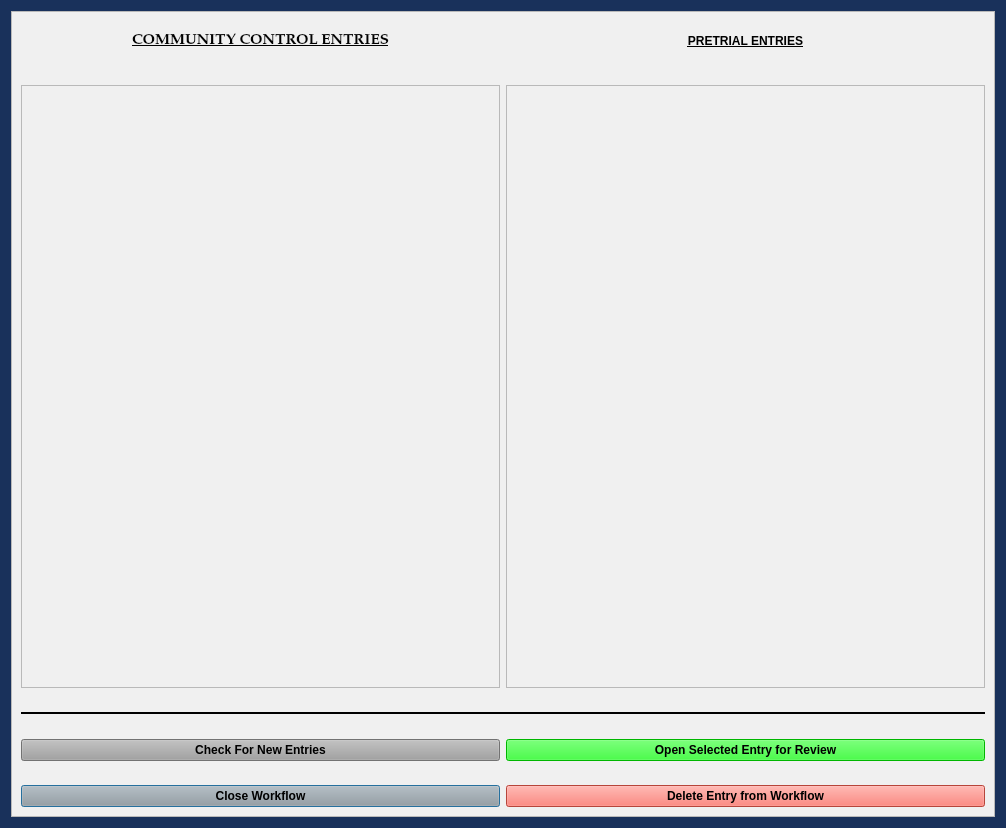
<?xml version="1.0" encoding="UTF-8"?>
<ui version="4.0">
 <class>MattoxWorkflowDialog</class>
 <widget class="QDialog" name="MattoxWorkflowDialog">
  <property name="windowModality">
   <enum>Qt::WindowModal</enum>
  </property>
  <property name="geometry">
   <rect>
    <x>0</x>
    <y>0</y>
    <width>1006</width>
    <height>828</height>
   </rect>
  </property>
  <property name="sizePolicy">
   <sizepolicy hsizetype="Preferred" vsizetype="Preferred">
    <horstretch>0</horstretch>
    <verstretch>0</verstretch>
   </sizepolicy>
  </property>
  <property name="minimumSize">
   <size>
    <width>0</width>
    <height>0</height>
   </size>
  </property>
  <property name="font">
   <font>
    <family>Palatino Linotype</family>
    <pointsize>11</pointsize>
    <weight>9</weight>
    <italic>false</italic>
    <bold>false</bold>
   </font>
  </property>
  <property name="windowTitle">
   <string>Mattox Workflow</string>
  </property>
  <property name="styleSheet">
   <string notr="true">background-color: rgb(25, 49, 91);
font: 75 11pt &quot;Palatino Linotype&quot;;</string>
  </property>
  <layout class="QGridLayout" name="gridLayout" rowstretch="4">
   <item row="0" column="0" colspan="2">
    <widget class="QFrame" name="frame_3">
     <property name="sizePolicy">
      <sizepolicy hsizetype="Preferred" vsizetype="Preferred">
       <horstretch>0</horstretch>
       <verstretch>0</verstretch>
      </sizepolicy>
     </property>
     <property name="font">
      <font>
       <family>Palatino Linotype</family>
       <pointsize>11</pointsize>
       <weight>75</weight>
       <italic>false</italic>
       <bold>true</bold>
      </font>
     </property>
     <property name="styleSheet">
      <string notr="true">background-color: rgb(240, 240, 240);
font-weight: bold;</string>
     </property>
     <property name="frameShape">
      <enum>QFrame::StyledPanel</enum>
     </property>
     <property name="frameShadow">
      <enum>QFrame::Raised</enum>
     </property>
     <layout class="QGridLayout" name="gridLayout_2" rowstretch="1,0,0,0,0,0,0,0,0">
      <property name="verticalSpacing">
       <number>24</number>
      </property>
      <item row="4" column="0">
       <widget class="QListWidget" name="community_control_entries_listWidget"/>
      </item>
      <item row="8" column="0">
       <widget class="QPushButton" name="close_dialog_Button">
        <property name="styleSheet">
         <string notr="true">background-color: rgb(160, 160, 160);
font-weight: bold;</string>
        </property>
        <property name="text">
         <string>Close Workflow</string>
        </property>
       </widget>
      </item>
      <item row="4" column="1">
       <widget class="QListWidget" name="scram_gps_entries_listWidget"/>
      </item>
      <item row="6" column="0" colspan="2">
       <widget class="Line" name="line_2">
        <property name="frameShadow">
         <enum>QFrame::Plain</enum>
        </property>
        <property name="lineWidth">
         <number>2</number>
        </property>
        <property name="orientation">
         <enum>Qt::Horizontal</enum>
        </property>
       </widget>
      </item>
      <item row="0" column="1">
       <widget class="QLabel" name="label">
        <property name="maximumSize">
         <size>
          <width>16777215</width>
          <height>40</height>
         </size>
        </property>
        <property name="text">
         <string>&lt;html&gt;&lt;head/&gt;&lt;body&gt;&lt;p&gt;&lt;span style=&quot; text-decoration: underline;&quot;&gt;PRETRIAL ENTRIES&lt;/span&gt;&lt;/p&gt;&lt;/body&gt;&lt;/html&gt;</string>
        </property>
        <property name="alignment">
         <set>Qt::AlignCenter</set>
        </property>
       </widget>
      </item>
      <item row="0" column="0">
       <widget class="QLabel" name="label_2">
        <property name="font">
         <font>
          <family>Palatino Linotype</family>
          <pointsize>11</pointsize>
          <weight>75</weight>
          <italic>false</italic>
          <bold>true</bold>
          <underline>true</underline>
         </font>
        </property>
        <property name="text">
         <string>COMMUNITY CONTROL ENTRIES</string>
        </property>
        <property name="alignment">
         <set>Qt::AlignCenter</set>
        </property>
       </widget>
      </item>
      <item row="7" column="0">
       <widget class="QPushButton" name="load_new_entries_Button">
        <property name="styleSheet">
         <string notr="true">background-color: rgb(160, 160, 160);
font-weight: bold;</string>
        </property>
        <property name="text">
         <string>Check For New Entries</string>
        </property>
       </widget>
      </item>
      <item row="7" column="1">
       <widget class="QPushButton" name="open_entry_Button">
        <property name="styleSheet">
         <string notr="true">background-color: rgb(0, 255, 0);
font: 75 11pt &quot;Palatino Linotype&quot;;
font-weight: bold;</string>
        </property>
        <property name="text">
         <string>Open Selected Entry for Review</string>
        </property>
       </widget>
      </item>
      <item row="8" column="1">
       <widget class="QPushButton" name="delete_entry_Button">
        <property name="styleSheet">
         <string notr="true">background-color: rgb(255, 96, 82);
font: 75 11pt &quot;Palatino Linotype&quot;;
font-weight: bold;</string>
        </property>
        <property name="text">
         <string>Delete Entry from Workflow</string>
        </property>
       </widget>
      </item>
     </layout>
    </widget>
   </item>
  </layout>
 </widget>
 <resources/>
 <connections/>
 <slots>
  <slot>proceed_to_ability_to_pay()</slot>
  <slot>close_window()</slot>
  <slot>add_offense()</slot>
  <slot>amend_offense()</slot>
  <slot>proceed_to_sentencing()</slot>
 </slots>
</ui>
